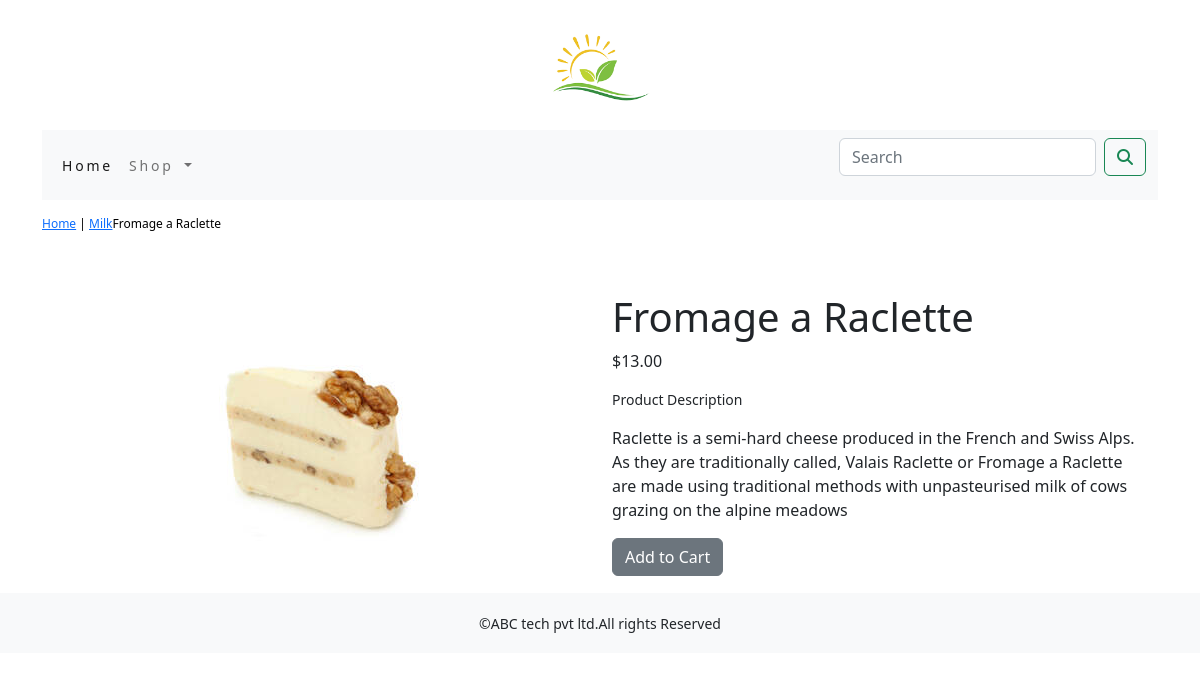
The app's page /shop/milk/fromage-raclette/ with its own data.
### shop/models.py (models this page shows, shortened)
class Product(models.Model):
    name=models.CharField(max_length=250,unique=True)
    slug=models.SlugField(max_length=250,unique=True)
    description=models.TextField(blank=True)
    price=models.DecimalField(max_digits=10,decimal_places=2)
    category=models.ForeignKey(Category, on_delete=models.CASCADE)
    image=models.ImageField(upload_to='product',blank=True)
    stock=models.IntegerField()
    available=models.BooleanField(default=True)
    created=models.DateTimeField(auto_now_add=True)
    updated=models.DateTimeField(auto_now=True)
    class Meta:
        ordering=('name',)
        verbose_name='product'
        verbose_name_plural='products'

class Category(models.Model):
    name=models.CharField(max_length=250,unique=True)
    slug=models.SlugField(max_length=250,unique=True)
    description=models.TextField(blank=True)
    image=models.ImageField(upload_to='category',blank=True)
    class Meta:
        ordering=('name',)
        verbose_name='category'
        verbose_name_plural='categories'
    def get_url(self):
        return reverse('shop:product_by_category',args=[self.slug])
    def __str__(self):
        return '{}'.format(self.name)

### shop/views.py (the view)
# urls.py: path('<slug:c_slug>/<slug:product_slug>/', views.proDetail, name='prodCatdetail')
def proDetail(request,c_slug,product_slug):
    try:
        product=Product.objects.get(category__slug=c_slug,slug=product_slug)
    except Exception as e:
        raise e
    return render(request,'product.html',{'product':product})

### cart/context_processors.py (called while the page is built)
def counter(request):
    item_count=0
    if 'admin' in request.path:
        return  {}
    else:
        try:
            cart=Cart.objects.filter(cart_id=_cart_id(request))
            car_items=CartItem.objects.all().filter(cart=cart[:1])
            for cart_item in car_items:
                item_count += cart_item.quantity
        except Cart.DoesNotExist:
            item_count=0
    return  dict(item_count=item_count)

### cart/views.py (called while the page is built)
def _cart_id(request):
    cart = request.session.session_key
    if not cart:
        cart = request.session.create()
    return cart

### shop/context_processors.py (called while the page is built)
def menu_links(request):
    links=Category.objects.all()
    return dict(links=links)

### templates/product.html (shortened to what this page needs)
{% extends 'base.html' %}
{% load static %}
{% block content %}
<div class="row my_prod_row_class">
    <div class="mx_auto">
        <p><a href="{% url 'shop:allProdCat' %}">Home</a> | <a href="{{product.category.get_url}}">{{product.category}}</a>{{product.name}}</p>
    </div>
</div>
<div class="container">
<br>
<div class="row">
    <div class="col-md-12 col-sm-12-col-md-12 col-lg-6 text-center">
        <div style="min_width:18rem">
            <img src="{{product.image.url}}" alt="{{product.name}}">
        </div>
    </div>
            <div class="col-12 col-sm-12 col-md-12 col-lg-6">
            <div>
            <h1 class="my_prod_title">{{product.name}}</h1>
            <p>${{product.price}}</p>
            <p class="my_title">Product  Description </p>
            <p class="text-justify my_rod_text">{{product.description}}</p>
            {% if product.stock <= 0 %}
            <p class="text-justify my_prod_text"><b>Out of stock</b></p>
            {% else %}
            <a class="btn btn-secondary" href="{% url 'cart:add_cart' product.id %}">Add to Cart</a>
            {% endif %}
        </div>
    </div>
</div>
       </div>
{% endblock %}

### static/css/custom.css (style rules this page uses)
body { font-family: 'Roboto', sans-serif; }
.my_title { font-size:14px; text_transform:uppercase; letter-spacing: 0em; }
.my_prod_row_class { padding-top:15px; padding-bottom:20px; }
.my_prod_row_class .mx_auto { color:#000; font-size:12px; text_decoration:none; }

### records on screen
Product: category "Milk", name "Fromage a Raclette", image (picture), price "13.00", description "Raclette is a semi-hard cheese produced in the French and Swiss Alps. As they are traditionally called, Valais Raclette or Fromage a Raclette are made using traditional methods with unpasteurised milk of cows grazing on the alpine meadows"
